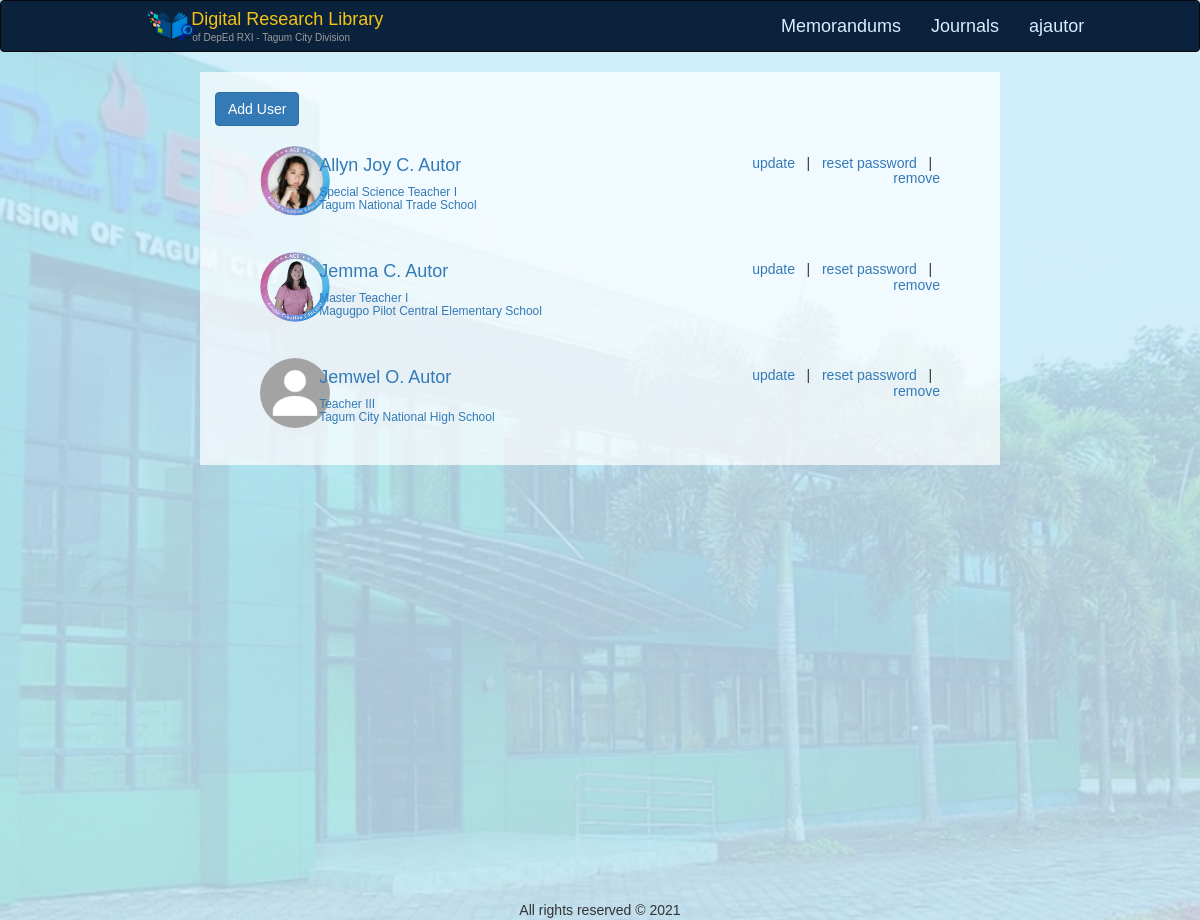
Before: /pages/user_list.php (signed in) with the older database file.
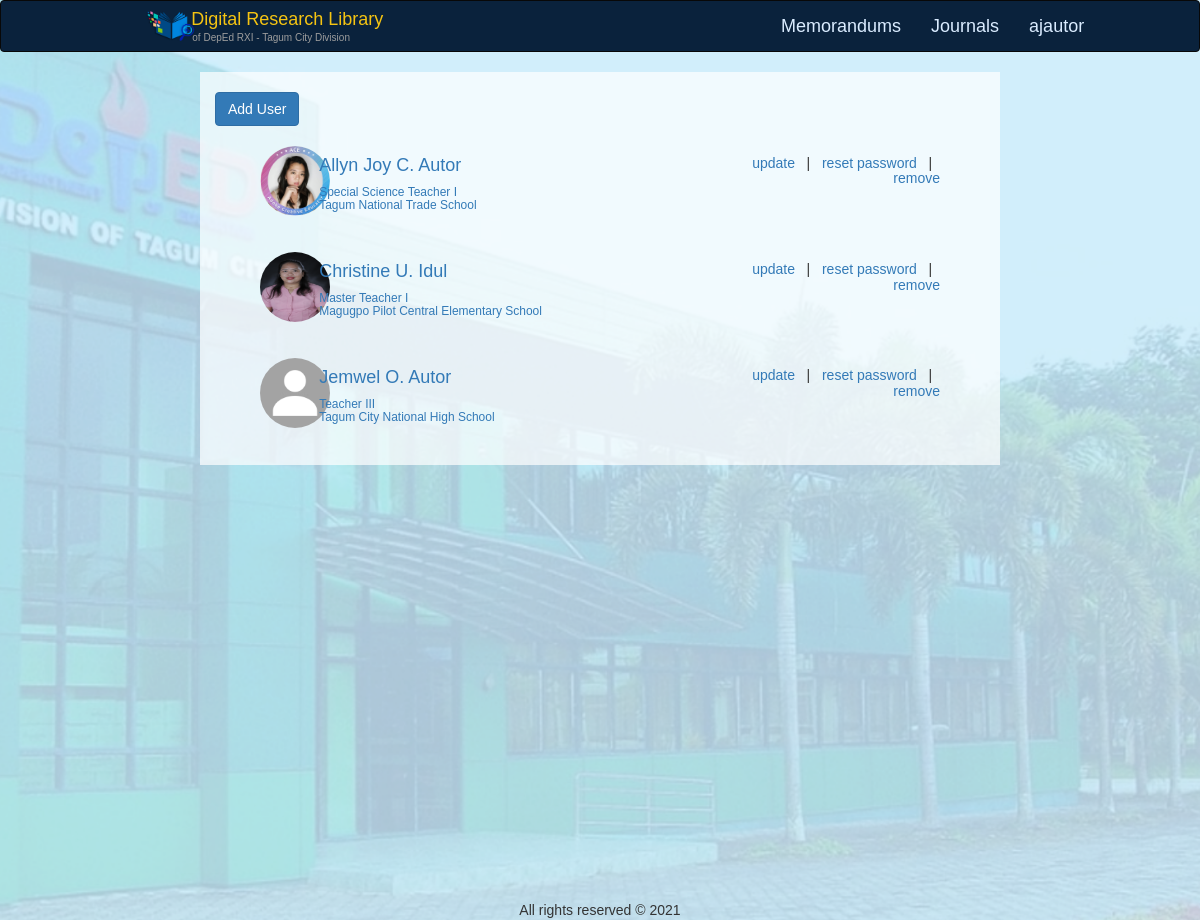
After: the same page with the newer database file.
### tables this page shows
CREATE TABLE `user` (
  `user_id` int(255) NOT NULL,
  `user_username` varchar(1024) NOT NULL,
  `user_password` varchar(1024) NOT NULL,
  `user_first_name` varchar(1024) NOT NULL,
  `user_middle_name` varchar(1024) NOT NULL,
  `user_last_name` varchar(1024) NOT NULL,
  `user_email_address` varchar(1024) NOT NULL,
  `user_designation` varchar(1024) NOT NULL,
  `user_office` varchar(1024) NOT NULL,
  `user_type` tinyint(255) NOT NULL COMMENT '1:admin, 0:normal user',
  `user_pwd_state` tinyint(4) NOT NULL COMMENT '1: updated, 0: default',
  `user_active_state` int(255) NOT NULL COMMENT '0 - deactivated; 1 - activated',
  `user_profile_picture` varchar(1024) NOT NULL
);

### pages/user_list.php (the view, shortened to what this page needs)
<?php
include "../database/db_config.php";
?>
<DOCTYPE! html>
<html>
	<head>
		<link rel="stylesheet" href="https://cdnjs.cloudflare.com/ajax/libs/font-awesome/4.7.0/css/font-awesome.min.css">
		<link rel="stylesheet" type="text/css" href="../bootstrap-3.3.7-dist/css/bootstrap.css">
		<link rel="stylesheet" type="text/css" href="../bootstrap-3.3.7-dist/css/bootstrap.min.css">
		<link rel="stylesheet" type="text/css" href="../css/body_css.css">
        <link rel="stylesheet" type="text/css" href="../css/footer_css.css">
        <link rel="stylesheet" type="text/css" href="../css/nav_css.css">
	</head>
	<body class="bg-light">
		<nav class="navbar navbar-inverse" >
		  	<div class="container-fluid col-md-10 col-md-offset-1">
			    <div class="navbar-header col-sm-6">
			      	<a class="navbar-brand nav_title_a col-sm-12" href="<?=(!isset($_SESSION['user']))? "index.php" : "homepage.php"?>">
			      		<span class="col-sm-1"><img   src="../images/logo1.png" height="30px" width="50px"></span>
			      			<span class="title_brand_nav col-sm-11" style="margin-top:-2px;">
			      				&nbsp; Digital Research Library
			      			</span>
			      			<br>
			      			<h6 class="title_nav_p col-sm-11" style="margin-top:1px;font-size:10px;">
			      				&nbsp;&nbsp;&nbsp;&nbsp;of DepEd RXI - Tagum City Division
			      			</h6>
			      	</a>
			    </div>
			    <ul class="nav navbar-nav navbar-right">
			    	<li class="title_brand"><a class="title_brand" href="memorandum.php">Memorandums</a></li>
			    	<li class="title_brand"><a class="title_brand" href="journals.php">Journals</a></li>
                    <li class="dropdown title_brand">
                        <a href="#" class="dropbtn title_brand"><?= $_SESSION['user'] ?></a>
                    </li>
			    </ul>
		  	</div>
		</nav>
		<div class="container-fluid text-center">
		  	<div class="row content">
			    <div class="col-sm-2 sidenav">
			    </div>
			    <div class="col-sm-8 center-div body_middle" >
			      	<div class="center_content" >
				    	<br>
						<div class="text-justify">
							<button type="button" class="btn btn-primary " data-toggle="modal" data-target="#AddUserModal" data-whatever="AddUser">
								Add User
							</button>
						</div>
						<br>
						<?php
						$query = "SELECT * FROM user ORDER BY user_first_name";
						if ($result = $db->query($query)) {
							$profileDir = "../images/profile_pictures/";
							$defaultImg = "default_profile_picture.jpg";
							while ($row = $result->fetch_assoc()) {
								$userFullname = $row['user_first_name']." ".$row['user_middle_name'][0].". ".$row['user_last_name'];
								$userImage = empty($row['user_profile_picture']) ? $defaultImg : $row['user_profile_picture'];
								echo "<div class=\"col-sm-12 text-justify\" >
									<a href=\"user_profile_view.php?userid=".$row['user_id']."\">
										<div class=\"col-sm-12\">
											<div class=\"col-sm-1\" >
												<img class=\"  img-circle \" src=\"".$profileDir.$userImage."\" onerror=\"this.src='".$profileDir.$defaultImg."'\" alt=\"profile\" width=\"70px\" height=\"70px\">
											</div>
											<div class=\"col-sm-7 \" style=\" \">
												<p class=\"h4\" style=\"\">".$userFullname."</p>
												<p class=\"h6\">".$row['user_designation']."<br>". $row['user_office']." <br> </p>
											</div>
											<div class=\"col-sm-4 text-right h5\" style=\"\">
												<a href=\"#UpdateUserModal\" data-toggle=\"modal\" data-target=\"#UpdateUserModal".$row['user_id']."\" data-whatever=\"UpdateUser\">update</a>
												&nbsp;&nbsp;|&nbsp;&nbsp;
												<a href=\"#ResetUserModal\" data-toggle=\"modal\" data-target=\"#ResetUserModal".$row['user_id']."\" data-whatever=\"ResetUser\">reset password</a>
												&nbsp;&nbsp;|&nbsp;&nbsp;
												<a href=\"#RemoveUserModal\" data-toggle=\"modal\" data-target=\"#RemoveUserModal".$row['user_id']."\" data-whatever=\"RemoveUser\">remove</a>
											</div>
										</div>
									</a>
									<p> &nbsp;</p>
								</div>";
							}
						} else {
							echo "<p> No users yet.</p>";
						}
						?>
					</div>
			    </div>
			    <div class="col-sm-2 sidenav">
			    </div>
		  </div>
		</div>
		<div class="footer text-center">
			<p>&nbsp;</p>
		    <p class="">All rights reserved &copy; 2021</p>
		</div>
	</body>
</html>

Changed rows visible on the page:
changed user "Master Teacher I": user_profile_picture: a different picture; userFullname "Jemma C. Autor" → "Christine U. Idul"
